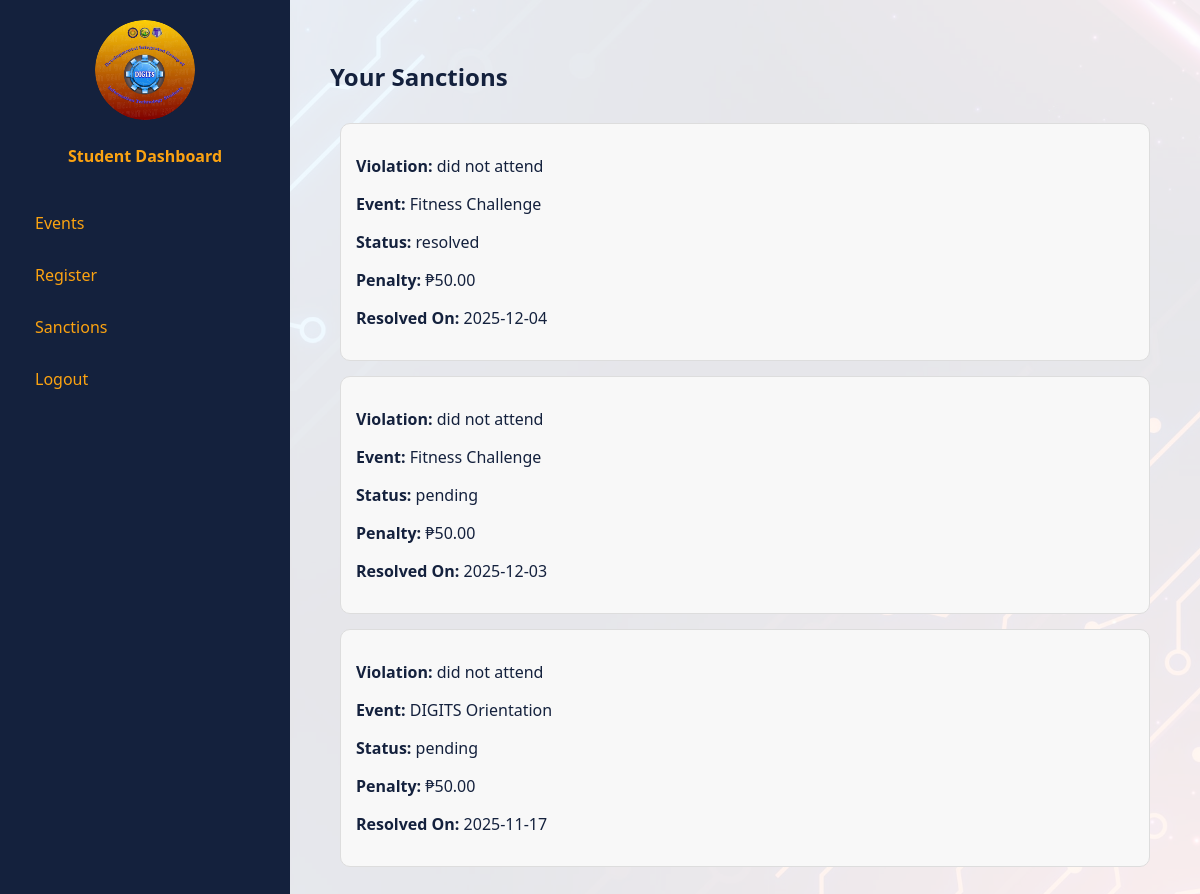
The page /index.php?page=sanctions (signed in) on the database its author committed.
### tables this page shows
CREATE TABLE `sanctions` (
  `sanctionID` int NOT NULL,
  `studentID` varchar(20),
  `eventID` int,
  `reason` text,
  `status` enum('pending','resolved') DEFAULT 'pending',
  `penaltyAmount` decimal(10,2),
  `resolvedOn` date
);

CREATE TABLE `events` (
  `eventID` int NOT NULL,
  `title` varchar(100) NOT NULL,
  `description` text,
  `startDate` date NOT NULL,
  `endDate` date NOT NULL,
  `isRequired` tinyint DEFAULT 0
);

### modules/sanctions.php (the view, shortened to what this page needs)
<?php
class DatabaseRecord {
    protected $conn;
    public function __construct($conn) {
        $this->conn = $conn;
    }
    protected function executeQuery($query) {
        return $this->conn->query($query);
    }
}
class Sanctions extends DatabaseRecord {
    private $studentID;
    public function __construct($conn, $studentID) {
        $this->studentID = $this->sanitize($studentID);
    }
    private function sanitize($value) {
        return $this->conn->real_escape_string($value);
    }
    private function getSanctionsData() {
        $query = "
            SELECT s.*, e.title
            FROM sanctions s
            LEFT JOIN events e ON s.eventID = e.eventID
            WHERE s.studentID = '{$this->studentID}'
            ORDER BY
                CASE WHEN s.resolvedOn IS NULL THEN 1 ELSE 0 END,
                s.resolvedOn DESC
        ";
        return $this->executeQuery($query);
    }
    public function displaySanctions() {
        $result = $this->getSanctionsData();
        echo "<div style='padding:10px; border-radius:8px;'>";
        if ($result && $result->num_rows > 0) {
            while ($row = $result->fetch_assoc()) {
                $reason      = htmlspecialchars($row['reason']);
                $eventTitle  = htmlspecialchars($row['title'] ?? 'N/A');
                $status      = htmlspecialchars($row['status']);
                $penalty     = number_format($row['penaltyAmount'], 2);
                $resolvedOn  = $row['resolvedOn'] ? htmlspecialchars($row['resolvedOn']) : 'Not yet';
                echo "
                    <div style='
                        background:#f8f8f8;
                        padding:15px;
                        margin-bottom:15px;
                        border-radius:10px;
                        border:1px solid #ddd;
                    '>
                        <p><strong>Violation:</strong> $reason</p>
                        <p><strong>Event:</strong> $eventTitle</p>
                        <p><strong>Status:</strong> $status</p>
                        <p><strong>Penalty:</strong> ₱$penalty</p>
                        <p><strong>Resolved On:</strong> $resolvedOn</p>
                    </div>
                ";
            }
        } else {
            echo "<p>No sanctions found.</p>";
        }
        echo "</div>";
    }
}
$studentID = $_SESSION['studentID'] ?? null;
if ($studentID) {
    $sanctions = new Sanctions($conn, $studentID);
}
?>
<h2>Your Sanctions</h2>
<?php
$sanctions->displaySanctions();
?>

### index.php (style rules this page uses)
body { margin: 0; font-family: 'Segoe UI', sans-serif; background: url('assets/login-bg.jpg') no-repeat center center fixed; background-size: cover; color: #333; }

### rows shown on the page
sanctions: reason "did not attend", eventID.title "Fitness Challenge", status "resolved", penaltyAmount "50.00", resolvedOn "2025-12-04"
sanctions: reason "did not attend", eventID.title "Fitness Challenge", status "pending", penaltyAmount "50.00", resolvedOn "2025-12-03"
sanctions: reason "did not attend", eventID.title "DIGITS Orientation", status "pending", penaltyAmount "50.00", resolvedOn "2025-11-17"

### other values the page prints
$role "Student"
